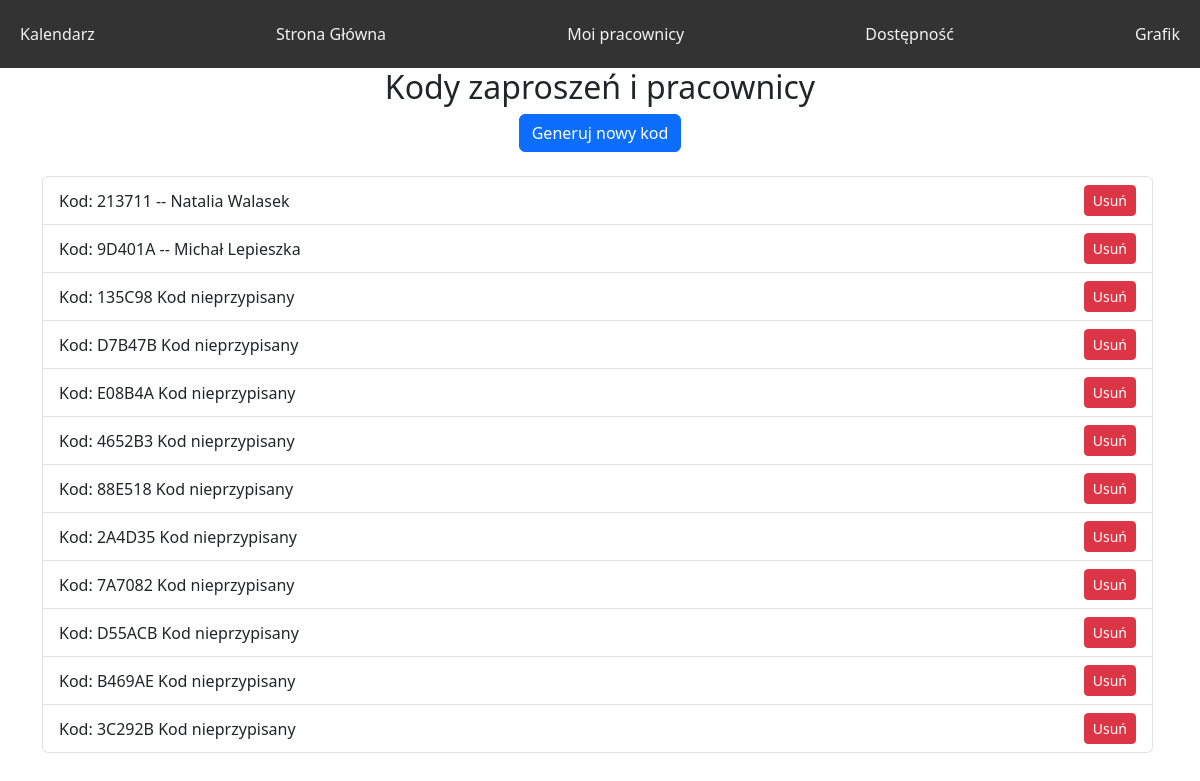
Page /schedule/workers_list/ (signed in) on the earlier database version.
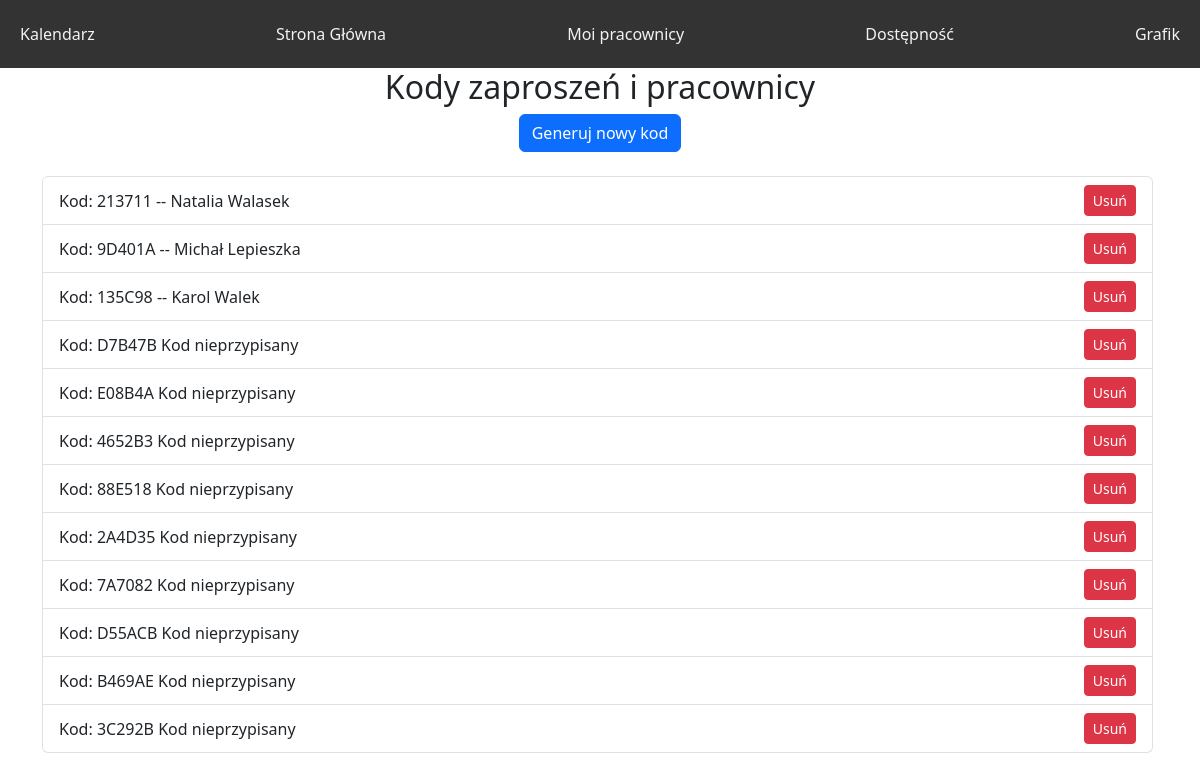
Same page on the later database version.
### base/models.py (models this page shows, shortened)
class InvitationCode(models.Model):
    company = models.ForeignKey('Company', on_delete=models.CASCADE, blank=True, null=True)
    user = models.ForeignKey(User, on_delete=models.CASCADE, blank=True, null=True)
    code = models.CharField(max_length=6)
    is_used = models.BooleanField(default=False)

### schedule/views.py (the view, shortened to what this page needs)
# urls.py: path('workers_list/', WorkersView.as_view(), name='workers_view'),
class WorkersView(ListView, LoginRequiredMixin):
    model = InvitationCode
    template_name = 'schedule/workers_list.html'
    context_object_name = 'codes'
    @method_decorator(check_user_able_to_see_page)
    def dispatch(self, *args, **kwargs):
        return super().dispatch(*args, **kwargs)
    def get_queryset(self):
        company = get_object_or_404(Company, owner=self.request.user)
        return InvitationCode.objects.filter(company=company).select_related('user')
    def get_context_data(self, **kwargs):
        context = super().get_context_data(**kwargs)
        context['show_generate_code_button'] = True
        return context

### schedule/templates/schedule/workers_list.html (shortened to what this page needs)
{% extends 'schedule/base.html' %}
{% block content %}
<div class="container text-center">
  <h2>Kody zaproszeń i pracownicy</h2>
  {% if show_generate_code_button %}
  <form method="post" class="mb-4">
    <button type="submit" class="btn btn-primary">Generuj nowy kod</button>
  </form>
  {% endif %}
  <ul class="list-group">
    {% for code in codes %}
      <li class="list-group-item d-flex justify-content-between align-items-center">
        Kod: {{ code.code }}
        {% if code.user %}
          -- {{ code.user.first_name }} {{ code.user.last_name }}
        {% else %}
          Kod nieprzypisany
        {% endif %}
        <a href="{% url 'schedule:worker_delete' code.id %}" class="btn btn-danger btn-sm">Usuń</a>
      </li>
    {% endfor %}
  </ul>
</div>
{% endblock %}

Differences in the rows shown:
changed InvitationCode: user.first_name (not shown) → "Karol"; user.last_name (not shown) → "Walek"; user_id "Kod nieprzypisany" → "--"
